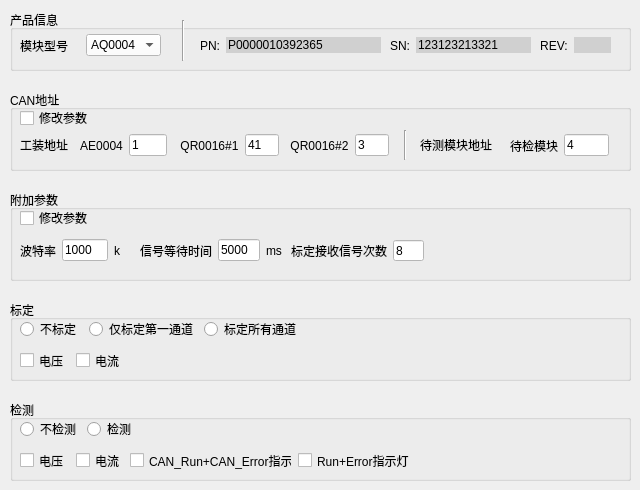
   <widget class="QWidget" name="tab_3">
    <attribute name="title">
     <string>AO</string>
    </attribute>
    <widget class="QGroupBox" name="groupBox_14">
     <property name="geometry">
      <rect>
       <x>10</x>
       <y>400</y>
       <width>621</width>
       <height>81</height>
      </rect>
     </property>
     <property name="title">
      <string>检测</string>
     </property>
     <widget class="QWidget" name="layoutWidget_38">
      <property name="geometry">
       <rect>
        <x>10</x>
        <y>20</y>
        <width>121</width>
        <height>18</height>
       </rect>
      </property>
      <layout class="QHBoxLayout" name="horizontalLayout_52">
       <item>
        <widget class="QRadioButton" name="radioButton_16">
         <property name="text">
          <string>不检测</string>
         </property>
        </widget>
       </item>
       <item>
        <widget class="QRadioButton" name="radioButton_17">
         <property name="text">
          <string>检测</string>
         </property>
        </widget>
       </item>
      </layout>
     </widget>
     <widget class="QWidget" name="layoutWidget_39">
      <property name="geometry">
       <rect>
        <x>10</x>
        <y>50</y>
        <width>105</width>
        <height>21</height>
       </rect>
      </property>
      <layout class="QHBoxLayout" name="horizontalLayout_53">
       <item>
        <widget class="QCheckBox" name="checkBox_29">
         <property name="text">
          <string>电压</string>
         </property>
        </widget>
       </item>
       <item>
        <widget class="QCheckBox" name="checkBox_30">
         <property name="text">
          <string>电流</string>
         </property>
        </widget>
       </item>
      </layout>
     </widget>
     <widget class="QWidget" name="layoutWidget_40">
      <property name="geometry">
       <rect>
        <x>120</x>
        <y>50</y>
        <width>285</width>
        <height>21</height>
       </rect>
      </property>
      <layout class="QHBoxLayout" name="horizontalLayout_54">
       <item>
        <widget class="QCheckBox" name="checkBox_31">
         <property name="text">
          <string>CAN_Run+CAN_Error指示灯</string>
         </property>
        </widget>
       </item>
       <item>
        <widget class="QCheckBox" name="checkBox_32">
         <property name="text">
          <string>Run+Error指示灯</string>
         </property>
        </widget>
       </item>
      </layout>
     </widget>
    </widget>
    <widget class="QGroupBox" name="groupBox_8">
     <property name="geometry">
      <rect>
       <x>10</x>
       <y>190</y>
       <width>621</width>
       <height>91</height>
      </rect>
     </property>
     <property name="title">
      <string>附加参数</string>
     </property>
     <widget class="QWidget" name="layoutWidget_45">
      <property name="geometry">
       <rect>
        <x>10</x>
        <y>45</y>
        <width>101</width>
        <height>31</height>
       </rect>
      </property>
      <layout class="QHBoxLayout" name="horizontalLayout_60">
       <item>
        <widget class="QLabel" name="label_77">
         <property name="text">
          <string>波特率</string>
         </property>
        </widget>
       </item>
       <item>
        <widget class="QLineEdit" name="lineEdit_42">
         <property name="styleSheet">
          <string notr="true">background-color: rgb(255, 255, 255);</string>
         </property>
         <property name="text">
          <string>1000</string>
         </property>
        </widget>
       </item>
       <item>
        <widget class="QLabel" name="label_78">
         <property name="text">
          <string>k</string>
         </property>
        </widget>
       </item>
      </layout>
     </widget>
     <widget class="QWidget" name="layoutWidget_46">
      <property name="geometry">
       <rect>
        <x>130</x>
        <y>45</y>
        <width>142</width>
        <height>31</height>
       </rect>
      </property>
      <layout class="QHBoxLayout" name="horizontalLayout_61">
       <item>
        <widget class="QLabel" name="label_79">
         <property name="text">
          <string>信号等待时间</string>
         </property>
        </widget>
       </item>
       <item>
        <widget class="QLineEdit" name="lineEdit_43">
         <property name="styleSheet">
          <string notr="true">background-color: rgb(255, 255, 255);</string>
         </property>
         <property name="text">
          <string>5000</string>
         </property>
        </widget>
       </item>
       <item>
        <widget class="QLabel" name="label_80">
         <property name="text">
          <string>ms</string>
         </property>
        </widget>
       </item>
      </layout>
     </widget>
     <widget class="QLineEdit" name="lineEdit_44">
      <property name="geometry">
       <rect>
        <x>383</x>
        <y>50</y>
        <width>31</width>
        <height>21</height>
       </rect>
      </property>
      <property name="styleSheet">
       <string notr="true">background-color: rgb(255, 255, 255);</string>
      </property>
      <property name="text">
       <string>8</string>
      </property>
     </widget>
     <widget class="QLabel" name="label_81">
      <property name="geometry">
       <rect>
        <x>281</x>
        <y>50</y>
        <width>96</width>
        <height>21</height>
       </rect>
      </property>
      <property name="text">
       <string>标定接收信号次数</string>
      </property>
     </widget>
     <widget class="QCheckBox" name="checkBox_34">
      <property name="geometry">
       <rect>
        <x>10</x>
        <y>20</y>
        <width>71</width>
        <height>16</height>
       </rect>
      </property>
      <property name="text">
       <string>修改参数</string>
      </property>
     </widget>
    </widget>
    <widget class="QGroupBox" name="groupBox_16">
     <property name="geometry">
      <rect>
       <x>10</x>
       <y>10</y>
       <width>621</width>
       <height>61</height>
      </rect>
     </property>
     <property name="title">
      <string>产品信息</string>
     </property>
     <widget class="Line" name="line_8">
      <property name="geometry">
       <rect>
        <x>163</x>
        <y>10</y>
        <width>20</width>
        <height>41</height>
       </rect>
      </property>
      <property name="orientation">
       <enum>Qt::Vertical</enum>
      </property>
     </widget>
     <widget class="QWidget" name="layoutWidget_47">
      <property name="geometry">
       <rect>
        <x>530</x>
        <y>20</y>
        <width>71</width>
        <height>31</height>
       </rect>
      </property>
      <layout class="QHBoxLayout" name="horizontalLayout_62">
       <item>
        <widget class="QLabel" name="label_82">
         <property name="styleSheet">
          <string notr="true">font: 87 10pt &quot;Arial Black&quot;;</string>
         </property>
         <property name="text">
          <string>REV:</string>
         </property>
         <property name="alignment">
          <set>Qt::AlignCenter</set>
         </property>
        </widget>
       </item>
       <item>
        <widget class="QLineEdit" name="lineEdit_45">
         <property name="styleSheet">
          <string notr="true">background-color: rgb(208, 208, 208);
font: 87 10pt &quot;Arial Black&quot;;
border: none;</string>
         </property>
         <property name="text">
          <string/>
         </property>
        </widget>
       </item>
      </layout>
     </widget>
     <widget class="QWidget" name="layoutWidget_48">
      <property name="geometry">
       <rect>
        <x>380</x>
        <y>20</y>
        <width>141</width>
        <height>31</height>
       </rect>
      </property>
      <layout class="QHBoxLayout" name="horizontalLayout_63">
       <item>
        <widget class="QLabel" name="label_83">
         <property name="styleSheet">
          <string notr="true">font: 87 10pt &quot;Arial Black&quot;;</string>
         </property>
         <property name="text">
          <string>SN:</string>
         </property>
         <property name="alignment">
          <set>Qt::AlignCenter</set>
         </property>
        </widget>
       </item>
       <item>
        <widget class="QLineEdit" name="lineEdit_46">
         <property name="styleSheet">
          <string notr="true">background-color: rgb(208, 208, 208);
font: 87 10pt &quot;Arial Black&quot;;
border: none;</string>
         </property>
         <property name="text">
          <string>123123213321</string>
         </property>
        </widget>
       </item>
      </layout>
     </widget>
     <widget class="QWidget" name="layoutWidget_49">
      <property name="geometry">
       <rect>
        <x>190</x>
        <y>20</y>
        <width>181</width>
        <height>31</height>
       </rect>
      </property>
      <layout class="QHBoxLayout" name="horizontalLayout_64">
       <item>
        <widget class="QLabel" name="label_84">
         <property name="styleSheet">
          <string notr="true">font: 87 10pt &quot;Arial Black&quot;;</string>
         </property>
         <property name="text">
          <string>PN:</string>
         </property>
         <property name="alignment">
          <set>Qt::AlignCenter</set>
         </property>
        </widget>
       </item>
       <item>
        <widget class="QLineEdit" name="lineEdit_47">
         <property name="styleSheet">
          <string notr="true">background-color: rgb(208, 208, 208);
font: 87 10pt &quot;Arial Black&quot;;
border: none;</string>
         </property>
         <property name="text">
          <string>P0000010392365</string>
         </property>
        </widget>
       </item>
      </layout>
     </widget>
     <widget class="QWidget" name="layoutWidget_50">
      <property name="geometry">
       <rect>
        <x>10</x>
        <y>20</y>
        <width>141</width>
        <height>31</height>
       </rect>
      </property>
      <layout class="QHBoxLayout" name="horizontalLayout_65">
       <item>
        <widget class="QLabel" name="label_85">
         <property name="text">
          <string>模块型号</string>
         </property>
        </widget>
       </item>
       <item>
        <widget class="QComboBox" name="comboBox_5">
         <property name="styleSheet">
          <string notr="true">background-color: rgb(255, 255, 255);</string>
         </property>
         <item>
          <property name="text">
           <string>AQ0004</string>
          </property>
         </item>
         <item>
          <property name="text">
           <string>AQ0008</string>
          </property>
         </item>
        </widget>
       </item>
      </layout>
     </widget>
    </widget>
    <widget class="QGroupBox" name="groupBox_17">
     <property name="geometry">
      <rect>
       <x>10</x>
       <y>300</y>
       <width>621</width>
       <height>81</height>
      </rect>
     </property>
     <property name="title">
      <string>标定</string>
     </property>
     <widget class="QWidget" name="layoutWidget_51">
      <property name="geometry">
       <rect>
        <x>10</x>
        <y>20</y>
        <width>281</width>
        <height>18</height>
       </rect>
      </property>
      <layout class="QHBoxLayout" name="horizontalLayout_66">
       <item>
        <widget class="QRadioButton" name="radioButton_18">
         <property name="text">
          <string>不标定</string>
         </property>
        </widget>
       </item>
       <item>
        <widget class="QRadioButton" name="radioButton_19">
         <property name="text">
          <string>仅标定第一通道</string>
         </property>
        </widget>
       </item>
       <item>
        <widget class="QRadioButton" name="radioButton_20">
         <property name="text">
          <string>标定所有通道</string>
         </property>
        </widget>
       </item>
      </layout>
     </widget>
     <widget class="QWidget" name="layoutWidget_52">
      <property name="geometry">
       <rect>
        <x>10</x>
        <y>50</y>
        <width>105</width>
        <height>21</height>
       </rect>
      </property>
      <layout class="QHBoxLayout" name="horizontalLayout_67">
       <item>
        <widget class="QCheckBox" name="checkBox_35">
         <property name="text">
          <string>电压</string>
         </property>
        </widget>
       </item>
       <item>
        <widget class="QCheckBox" name="checkBox_36">
         <property name="text">
          <string>电流</string>
         </property>
        </widget>
       </item>
      </layout>
     </widget>
    </widget>
    <widget class="QGroupBox" name="groupBox_15">
     <property name="geometry">
      <rect>
       <x>10</x>
       <y>90</y>
       <width>621</width>
       <height>81</height>
      </rect>
     </property>
     <property name="title">
      <string>CAN地址</string>
     </property>
     <widget class="QWidget" name="layoutWidget_31">
      <property name="geometry">
       <rect>
        <x>70</x>
        <y>40</y>
        <width>87</width>
        <height>31</height>
       </rect>
      </property>
      <layout class="QHBoxLayout" name="horizontalLayout_55">
       <item>
        <widget class="QLabel" name="label_74">
         <property name="text">
          <string>AE0004</string>
         </property>
         <property name="alignment">
          <set>Qt::AlignCenter</set>
         </property>
        </widget>
       </item>
       <item>
        <widget class="QLineEdit" name="lineEdit_39">
         <property name="styleSheet">
          <string notr="true">background-color: rgb(255, 255, 255);</string>
         </property>
         <property name="text">
          <string>1</string>
         </property>
        </widget>
       </item>
      </layout>
     </widget>
     <widget class="QWidget" name="layoutWidget_32">
      <property name="geometry">
       <rect>
        <x>500</x>
        <y>40</y>
        <width>99</width>
        <height>31</height>
       </rect>
      </property>
      <layout class="QHBoxLayout" name="horizontalLayout_43">
       <item>
        <widget class="QLabel" name="label_75">
         <property name="text">
          <string>待检模块</string>
         </property>
         <property name="alignment">
          <set>Qt::AlignCenter</set>
         </property>
        </widget>
       </item>
       <item>
        <widget class="QLineEdit" name="lineEdit_40">
         <property name="styleSheet">
          <string notr="true">background-color: rgb(255, 255, 255);</string>
         </property>
         <property name="text">
          <string>4</string>
         </property>
        </widget>
       </item>
      </layout>
     </widget>
     <widget class="QWidget" name="layoutWidget_33">
      <property name="geometry">
       <rect>
        <x>170</x>
        <y>40</y>
        <width>99</width>
        <height>31</height>
       </rect>
      </property>
      <layout class="QHBoxLayout" name="horizontalLayout_59">
       <item>
        <widget class="QLabel" name="label_76">
         <property name="text">
          <string>QR0016#1</string>
         </property>
         <property name="alignment">
          <set>Qt::AlignCenter</set>
         </property>
        </widget>
       </item>
       <item>
        <widget class="QLineEdit" name="lineEdit_27">
         <property name="styleSheet">
          <string notr="true">background-color: rgb(255, 255, 255);</string>
         </property>
         <property name="text">
          <string>41</string>
         </property>
        </widget>
       </item>
      </layout>
     </widget>
     <widget class="QCheckBox" name="checkBox_33">
      <property name="geometry">
       <rect>
        <x>10</x>
        <y>20</y>
        <width>71</width>
        <height>16</height>
       </rect>
      </property>
      <property name="text">
       <string>修改参数</string>
      </property>
     </widget>
     <widget class="QLabel" name="label_19">
      <property name="geometry">
       <rect>
        <x>10</x>
        <y>40</y>
        <width>51</width>
        <height>30</height>
       </rect>
      </property>
      <property name="text">
       <string>工装地址</string>
      </property>
     </widget>
     <widget class="QWidget" name="layoutWidget_34">
      <property name="geometry">
       <rect>
        <x>280</x>
        <y>40</y>
        <width>99</width>
        <height>31</height>
       </rect>
      </property>
      <layout class="QHBoxLayout" name="horizontalLayout_45">
       <item>
        <widget class="QLabel" name="label_73">
         <property name="text">
          <string>QR0016#2</string>
         </property>
         <property name="alignment">
          <set>Qt::AlignCenter</set>
         </property>
        </widget>
       </item>
       <item>
        <widget class="QLineEdit" name="lineEdit_28">
         <property name="styleSheet">
          <string notr="true">background-color: rgb(255, 255, 255);</string>
         </property>
         <property name="text">
          <string>3</string>
         </property>
        </widget>
       </item>
      </layout>
     </widget>
     <widget class="QLabel" name="label_20">
      <property name="geometry">
       <rect>
        <x>410</x>
        <y>40</y>
        <width>81</width>
        <height>30</height>
       </rect>
      </property>
      <property name="text">
       <string>待测模块地址</string>
      </property>
     </widget>
     <widget class="Line" name="line_15">
      <property name="geometry">
       <rect>
        <x>390</x>
        <y>40</y>
        <width>10</width>
        <height>30</height>
       </rect>
      </property>
      <property name="orientation">
       <enum>Qt::Vertical</enum>
      </property>
     </widget>
    </widget>
   </widget>
